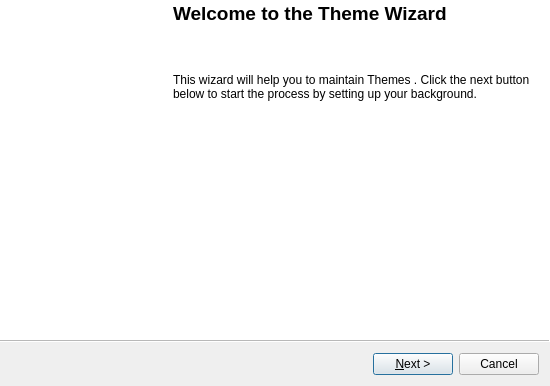
<?xml version="1.0" encoding="UTF-8"?>
<ui version="4.0">
 <class>ThemeWizard</class>
 <widget class="QWizard" name="ThemeWizard">
  <property name="geometry">
   <rect>
    <x>0</x>
    <y>0</y>
    <width>550</width>
    <height>386</height>
   </rect>
  </property>
  <property name="windowTitle">
   <string>Theme Wizard</string>
  </property>
  <property name="modal">
   <bool>true</bool>
  </property>
  <property name="wizardStyle">
   <enum>QWizard::ModernStyle</enum>
  </property>
  <property name="options">
   <set>QWizard::IndependentPages|QWizard::NoBackButtonOnStartPage</set>
  </property>
  <widget class="QWizardPage" name="welcomePage">
   <property name="title">
    <string/>
   </property>
   <property name="subTitle">
    <string/>
   </property>
   <layout class="QHBoxLayout" name="welcomeLayout">
    <property name="spacing">
     <number>8</number>
    </property>
    <property name="margin">
     <number>0</number>
    </property>
    <item>
     <widget class="QLabel" name="importBibleImage">
      <property name="minimumSize">
       <size>
        <width>163</width>
        <height>0</height>
       </size>
      </property>
      <property name="maximumSize">
       <size>
        <width>163</width>
        <height>16777215</height>
       </size>
      </property>
      <property name="lineWidth">
       <number>0</number>
      </property>
      <property name="text">
       <string/>
      </property>
      <property name="pixmap">
       <pixmap resource="../images/openlp-2.qrc">:/wizards/wizard_importbible.bmp</pixmap>
      </property>
      <property name="indent">
       <number>0</number>
      </property>
     </widget>
    </item>
    <item>
     <layout class="QVBoxLayout" name="welcomePageLayout">
      <property name="spacing">
       <number>8</number>
      </property>
      <item>
       <widget class="QLabel" name="titleLabel">
        <property name="text">
         <string>&lt;!DOCTYPE HTML PUBLIC &quot;-//W3C//DTD HTML 4.0//EN&quot; &quot;http://www.w3.org/TR/REC-html40/strict.dtd&quot;&gt;
&lt;html&gt;&lt;head&gt;&lt;meta name=&quot;qrichtext&quot; content=&quot;1&quot; /&gt;&lt;style type=&quot;text/css&quot;&gt;
p, li { white-space: pre-wrap; }
&lt;/style&gt;&lt;/head&gt;&lt;body style=&quot; font-family:'Sans Serif'; font-size:9pt; font-weight:400; font-style:normal;&quot;&gt;
&lt;p style=&quot; margin-top:0px; margin-bottom:0px; margin-left:0px; margin-right:0px; -qt-block-indent:0; text-indent:0px;&quot;&gt;&lt;span style=&quot; font-size:14pt; font-weight:600;&quot;&gt;Welcome to the Theme Wizard&lt;/span&gt;&lt;/p&gt;&lt;/body&gt;&lt;/html&gt;</string>
        </property>
       </widget>
      </item>
      <item>
       <spacer name="welcomeTopSpacer">
        <property name="orientation">
         <enum>Qt::Vertical</enum>
        </property>
        <property name="sizeType">
         <enum>QSizePolicy::Fixed</enum>
        </property>
        <property name="sizeHint" stdset="0">
         <size>
          <width>20</width>
          <height>40</height>
         </size>
        </property>
       </spacer>
      </item>
      <item>
       <widget class="QLabel" name="informationLabel">
        <property name="text">
         <string>This wizard will help you to maintain Themes . Click the next button below to start the process by setting up your background.</string>
        </property>
        <property name="wordWrap">
         <bool>true</bool>
        </property>
        <property name="margin">
         <number>10</number>
        </property>
       </widget>
      </item>
      <item>
       <spacer name="welcomeBottomSpacer">
        <property name="orientation">
         <enum>Qt::Vertical</enum>
        </property>
        <property name="sizeHint" stdset="0">
         <size>
          <width>20</width>
          <height>40</height>
         </size>
        </property>
       </spacer>
      </item>
     </layout>
    </item>
   </layout>
  </widget>
  <widget class="QWizardPage" name="backgroundPage">
   <property name="title">
    <string>Set Up Background</string>
   </property>
   <property name="subTitle">
    <string>Set up your theme's background according to the parameters below.</string>
   </property>
   <layout class="QVBoxLayout" name="backgroundLayout">
    <property name="spacing">
     <number>8</number>
    </property>
    <property name="margin">
     <number>20</number>
    </property>
    <item>
     <layout class="QHBoxLayout" name="backgroundTypeLayout">
      <property name="spacing">
       <number>8</number>
      </property>
      <item>
       <widget class="QLabel" name="backgroundTypeLabel">
        <property name="text">
         <string>Background type:</string>
        </property>
       </widget>
      </item>
      <item>
       <widget class="QComboBox" name="backgroundTypeComboBox">
        <item>
         <property name="text">
          <string>Solid Color</string>
         </property>
        </item>
        <item>
         <property name="text">
          <string>Gradient</string>
         </property>
        </item>
        <item>
         <property name="text">
          <string>Image</string>
         </property>
        </item>
       </widget>
      </item>
      <item>
       <spacer name="horizontalSpacer">
        <property name="orientation">
         <enum>Qt::Horizontal</enum>
        </property>
        <property name="sizeHint" stdset="0">
         <size>
          <width>40</width>
          <height>20</height>
         </size>
        </property>
       </spacer>
      </item>
     </layout>
    </item>
    <item>
     <widget class="QStackedWidget" name="backgroundStackedWidget">
      <property name="currentIndex">
       <number>0</number>
      </property>
      <widget class="QWidget" name="colorPage">
       <layout class="QFormLayout" name="colorLayout">
        <property name="horizontalSpacing">
         <number>8</number>
        </property>
        <property name="verticalSpacing">
         <number>8</number>
        </property>
        <property name="margin">
         <number>0</number>
        </property>
        <item row="0" column="0">
         <widget class="QLabel" name="colorLabel">
          <property name="minimumSize">
           <size>
            <width>103</width>
            <height>0</height>
           </size>
          </property>
          <property name="text">
           <string>Color:</string>
          </property>
          <property name="alignment">
           <set>Qt::AlignRight|Qt::AlignTrailing|Qt::AlignVCenter</set>
          </property>
         </widget>
        </item>
        <item row="0" column="1">
         <widget class="QPushButton" name="colorButton">
          <property name="text">
           <string/>
          </property>
         </widget>
        </item>
       </layout>
      </widget>
      <widget class="QWidget" name="gradientPage">
       <layout class="QFormLayout" name="gradientLayout">
        <property name="horizontalSpacing">
         <number>8</number>
        </property>
        <property name="verticalSpacing">
         <number>8</number>
        </property>
        <property name="margin">
         <number>0</number>
        </property>
        <item row="0" column="0">
         <widget class="QLabel" name="gradientStartLabel">
          <property name="minimumSize">
           <size>
            <width>103</width>
            <height>0</height>
           </size>
          </property>
          <property name="text">
           <string>Starting color:</string>
          </property>
          <property name="alignment">
           <set>Qt::AlignRight|Qt::AlignTrailing|Qt::AlignVCenter</set>
          </property>
         </widget>
        </item>
        <item row="0" column="1">
         <widget class="QPushButton" name="gradientStartButton">
          <property name="text">
           <string/>
          </property>
         </widget>
        </item>
        <item row="1" column="0">
         <widget class="QLabel" name="gradientEndLabel">
          <property name="minimumSize">
           <size>
            <width>103</width>
            <height>0</height>
           </size>
          </property>
          <property name="text">
           <string>Ending color:</string>
          </property>
          <property name="alignment">
           <set>Qt::AlignRight|Qt::AlignTrailing|Qt::AlignVCenter</set>
          </property>
         </widget>
        </item>
        <item row="1" column="1">
         <widget class="QPushButton" name="gradientEndButton">
          <property name="text">
           <string/>
          </property>
         </widget>
        </item>
        <item row="2" column="0">
         <widget class="QLabel" name="gradientTypeLabel">
          <property name="minimumSize">
           <size>
            <width>103</width>
            <height>0</height>
           </size>
          </property>
          <property name="text">
           <string>Gradient:</string>
          </property>
          <property name="alignment">
           <set>Qt::AlignRight|Qt::AlignTrailing|Qt::AlignVCenter</set>
          </property>
         </widget>
        </item>
        <item row="2" column="1">
         <widget class="QComboBox" name="gradientComboBox">
          <item>
           <property name="text">
            <string>Horizontal</string>
           </property>
          </item>
          <item>
           <property name="text">
            <string>Vertical</string>
           </property>
          </item>
          <item>
           <property name="text">
            <string>Circular</string>
           </property>
          </item>
          <item>
           <property name="text">
            <string>Top Left - Bottom Right</string>
           </property>
          </item>
          <item>
           <property name="text">
            <string>Bottom Left - Top Right</string>
           </property>
          </item>
         </widget>
        </item>
       </layout>
      </widget>
      <widget class="QWidget" name="imagePage">
       <layout class="QFormLayout" name="imageLayout">
        <property name="horizontalSpacing">
         <number>8</number>
        </property>
        <property name="verticalSpacing">
         <number>8</number>
        </property>
        <property name="margin">
         <number>0</number>
        </property>
        <item row="0" column="0">
         <widget class="QLabel" name="imageLabel">
          <property name="minimumSize">
           <size>
            <width>103</width>
            <height>0</height>
           </size>
          </property>
          <property name="text">
           <string>Image:</string>
          </property>
          <property name="alignment">
           <set>Qt::AlignRight|Qt::AlignTrailing|Qt::AlignVCenter</set>
          </property>
         </widget>
        </item>
        <item row="0" column="1">
         <layout class="QHBoxLayout" name="imageFileLayout">
          <property name="spacing">
           <number>8</number>
          </property>
          <item>
           <widget class="QLineEdit" name="imageLineEdit"/>
          </item>
          <item>
           <widget class="QToolButton" name="imageBrowseButton">
            <property name="text">
             <string/>
            </property>
            <property name="icon">
             <iconset resource="../images/openlp-2.qrc">
              <normaloff>:/general/general_open.png</normaloff>:/general/general_open.png</iconset>
            </property>
           </widget>
          </item>
         </layout>
        </item>
       </layout>
      </widget>
     </widget>
    </item>
   </layout>
  </widget>
  <widget class="QWizardPage" name="mainAreaPage">
   <property name="title">
    <string>Main Area Font Details</string>
   </property>
   <property name="subTitle">
    <string>Define the font and display characteristics for the Display text</string>
   </property>
   <layout class="QFormLayout" name="mainAreaLayout">
    <property name="horizontalSpacing">
     <number>8</number>
    </property>
    <property name="verticalSpacing">
     <number>8</number>
    </property>
    <property name="margin">
     <number>20</number>
    </property>
    <item row="0" column="0">
     <widget class="QLabel" name="mainFontLabel">
      <property name="minimumSize">
       <size>
        <width>103</width>
        <height>0</height>
       </size>
      </property>
      <property name="text">
       <string>Font:</string>
      </property>
      <property name="alignment">
       <set>Qt::AlignRight|Qt::AlignTrailing|Qt::AlignVCenter</set>
      </property>
     </widget>
    </item>
    <item row="0" column="1">
     <widget class="QFontComboBox" name="mainFontComboBox"/>
    </item>
    <item row="1" column="0">
     <widget class="QLabel" name="mainColorLabel">
      <property name="text">
       <string>Color:</string>
      </property>
     </widget>
    </item>
    <item row="1" column="1">
     <layout class="QHBoxLayout" name="fontPropertiesLayout">
      <property name="spacing">
       <number>24</number>
      </property>
      <item>
       <widget class="QPushButton" name="mainColorPushButton">
        <property name="text">
         <string/>
        </property>
       </widget>
      </item>
      <item>
       <widget class="QCheckBox" name="boldCheckBox">
        <property name="text">
         <string>Bold</string>
        </property>
       </widget>
      </item>
      <item>
       <widget class="QCheckBox" name="italicsCheckBox">
        <property name="text">
         <string>Italic</string>
        </property>
       </widget>
      </item>
     </layout>
    </item>
    <item row="2" column="0">
     <widget class="QLabel" name="mainSizeLabel">
      <property name="text">
       <string>Size:</string>
      </property>
     </widget>
    </item>
    <item row="2" column="1">
     <layout class="QHBoxLayout" name="mainSizeLayout">
      <property name="spacing">
       <number>8</number>
      </property>
      <property name="margin">
       <number>0</number>
      </property>
      <item>
       <widget class="QSpinBox" name="mainSizeSpinBox">
        <property name="sizePolicy">
         <sizepolicy hsizetype="Minimum" vsizetype="Fixed">
          <horstretch>0</horstretch>
          <verstretch>0</verstretch>
         </sizepolicy>
        </property>
        <property name="minimumSize">
         <size>
          <width>70</width>
          <height>0</height>
         </size>
        </property>
        <property name="suffix">
         <string>pt</string>
        </property>
        <property name="maximum">
         <number>999</number>
        </property>
        <property name="value">
         <number>16</number>
        </property>
       </widget>
      </item>
      <item>
       <widget class="QLabel" name="mainLineCountLabel">
        <property name="text">
         <string>(%d lines per slide)</string>
        </property>
       </widget>
      </item>
     </layout>
    </item>
    <item row="3" column="0">
     <widget class="QLabel" name="lineSpacingLabel">
      <property name="text">
       <string>Line Spacing:</string>
      </property>
     </widget>
    </item>
    <item row="3" column="1">
     <widget class="QSpinBox" name="lineSpacingSpinBox">
      <property name="suffix">
       <string>pt</string>
      </property>
      <property name="minimum">
       <number>-50</number>
      </property>
      <property name="maximum">
       <number>50</number>
      </property>
     </widget>
    </item>
    <item row="4" column="0">
     <widget class="QCheckBox" name="outlineCheckBox">
      <property name="text">
       <string>&amp;Outline:</string>
      </property>
     </widget>
    </item>
    <item row="4" column="1">
     <layout class="QHBoxLayout" name="outlineLayout">
      <item>
       <widget class="QPushButton" name="outlineColorPushButton">
        <property name="enabled">
         <bool>true</bool>
        </property>
        <property name="text">
         <string/>
        </property>
       </widget>
      </item>
      <item>
       <widget class="QLabel" name="outlineSizeLabel">
        <property name="text">
         <string>Size:</string>
        </property>
       </widget>
      </item>
      <item>
       <widget class="QSpinBox" name="outlineSizeSpinBox">
        <property name="suffix">
         <string>pt</string>
        </property>
       </widget>
      </item>
     </layout>
    </item>
    <item row="5" column="0">
     <widget class="QCheckBox" name="shadowCheckBox">
      <property name="text">
       <string>&amp;Shadow:</string>
      </property>
     </widget>
    </item>
    <item row="5" column="1">
     <layout class="QHBoxLayout" name="shadowLayout">
      <item>
       <widget class="QPushButton" name="shadowColorPushButton">
        <property name="enabled">
         <bool>true</bool>
        </property>
        <property name="text">
         <string/>
        </property>
       </widget>
      </item>
      <item>
       <widget class="QLabel" name="shadowSizeLabel">
        <property name="text">
         <string>Size:</string>
        </property>
       </widget>
      </item>
      <item>
       <widget class="QSpinBox" name="shadowSizeSpinBox">
        <property name="suffix">
         <string>pt</string>
        </property>
       </widget>
      </item>
     </layout>
    </item>
   </layout>
  </widget>
  <widget class="QWizardPage" name="footerAreaPage">
   <property name="title">
    <string>Footer Area Font Details</string>
   </property>
   <property name="subTitle">
    <string>Define the font and display characteristics for the Footer text</string>
   </property>
   <layout class="QFormLayout" name="footerLayout">
    <property name="fieldGrowthPolicy">
     <enum>QFormLayout::ExpandingFieldsGrow</enum>
    </property>
    <property name="horizontalSpacing">
     <number>8</number>
    </property>
    <property name="verticalSpacing">
     <number>8</number>
    </property>
    <property name="margin">
     <number>20</number>
    </property>
    <item row="0" column="0">
     <widget class="QLabel" name="footerFontLabel">
      <property name="minimumSize">
       <size>
        <width>103</width>
        <height>0</height>
       </size>
      </property>
      <property name="text">
       <string>Font:</string>
      </property>
      <property name="alignment">
       <set>Qt::AlignRight|Qt::AlignTrailing|Qt::AlignVCenter</set>
      </property>
     </widget>
    </item>
    <item row="0" column="1">
     <widget class="QFontComboBox" name="footerFontComboBox"/>
    </item>
    <item row="1" column="0">
     <widget class="QLabel" name="footerColorLabel">
      <property name="text">
       <string>Color:</string>
      </property>
     </widget>
    </item>
    <item row="1" column="1">
     <widget class="QPushButton" name="footerColorPushButton">
      <property name="text">
       <string/>
      </property>
     </widget>
    </item>
    <item row="2" column="0">
     <widget class="QLabel" name="footerSizeLabel">
      <property name="text">
       <string>Size:</string>
      </property>
     </widget>
    </item>
    <item row="2" column="1">
     <widget class="QSpinBox" name="footerSizeSpinBox">
      <property name="sizePolicy">
       <sizepolicy hsizetype="Minimum" vsizetype="Fixed">
        <horstretch>0</horstretch>
        <verstretch>0</verstretch>
       </sizepolicy>
      </property>
      <property name="minimumSize">
       <size>
        <width>70</width>
        <height>0</height>
       </size>
      </property>
      <property name="suffix">
       <string>pt</string>
      </property>
      <property name="maximum">
       <number>999</number>
      </property>
      <property name="value">
       <number>10</number>
      </property>
     </widget>
    </item>
   </layout>
  </widget>
  <widget class="QWizardPage" name="alignmentPage">
   <property name="title">
    <string>Text Formatting Details</string>
   </property>
   <property name="subTitle">
    <string>Allows additional display formatting information to be defined</string>
   </property>
   <layout class="QFormLayout" name="formLayout_2">
    <property name="horizontalSpacing">
     <number>8</number>
    </property>
    <property name="verticalSpacing">
     <number>8</number>
    </property>
    <property name="margin">
     <number>20</number>
    </property>
    <item row="0" column="0">
     <widget class="QLabel" name="horizontalLabel">
      <property name="minimumSize">
       <size>
        <width>103</width>
        <height>0</height>
       </size>
      </property>
      <property name="text">
       <string>Horizontal Align:</string>
      </property>
      <property name="alignment">
       <set>Qt::AlignRight|Qt::AlignTrailing|Qt::AlignVCenter</set>
      </property>
     </widget>
    </item>
    <item row="0" column="1">
     <widget class="QComboBox" name="horizontalComboBox">
      <property name="editable">
       <bool>false</bool>
      </property>
      <item>
       <property name="text">
        <string>Left</string>
       </property>
      </item>
      <item>
       <property name="text">
        <string>Right</string>
       </property>
      </item>
      <item>
       <property name="text">
        <string>Center</string>
       </property>
      </item>
     </widget>
    </item>
    <item row="1" column="0">
     <widget class="QLabel" name="verticalLabel">
      <property name="text">
       <string>Vertcal Align:</string>
      </property>
     </widget>
    </item>
    <item row="1" column="1">
     <widget class="QComboBox" name="verticalComboBox">
      <item>
       <property name="text">
        <string>Top</string>
       </property>
      </item>
      <item>
       <property name="text">
        <string>Middle</string>
       </property>
      </item>
      <item>
       <property name="text">
        <string>Bottom</string>
       </property>
      </item>
     </widget>
    </item>
    <item row="2" column="0">
     <widget class="QCheckBox" name="transitionsCheckBox">
      <property name="text">
       <string>Transitions:</string>
      </property>
     </widget>
    </item>
    <item row="2" column="1">
     <layout class="QHBoxLayout" name="transitionLayout">
      <item>
       <widget class="QComboBox" name="transitionComboBox">
        <item>
         <property name="text">
          <string>Fade</string>
         </property>
        </item>
        <item>
         <property name="text">
          <string>Slide</string>
         </property>
        </item>
        <item>
         <property name="text">
          <string>Convex</string>
         </property>
        </item>
        <item>
         <property name="text">
          <string>Concave</string>
         </property>
        </item>
        <item>
         <property name="text">
          <string>Zoom</string>
         </property>
        </item>
       </widget>
      </item>
      <item>
       <widget class="QLabel" name="transitionSpeedLabel">
        <property name="text">
         <string>Speed:</string>
        </property>
       </widget>
      </item>
      <item>
       <widget class="QComboBox" name="transitionSpeedComboBox">
        <item>
         <property name="text">
          <string>Normal</string>
         </property>
        </item>
        <item>
         <property name="text">
          <string>Fast</string>
         </property>
        </item>
        <item>
         <property name="text">
          <string>Slow</string>
         </property>
        </item>
       </widget>
      </item>
     </layout>
    </item>
   </layout>
  </widget>
  <widget class="QWizardPage" name="areaPositionPage">
   <property name="title">
    <string>Output Area Locations</string>
   </property>
   <property name="subTitle">
    <string>Allows you to change and move the Main and Footer areas.</string>
   </property>
   <layout class="QGridLayout" name="areaPositionLayout">
    <property name="margin">
     <number>20</number>
    </property>
    <property name="spacing">
     <number>8</number>
    </property>
    <item row="1" column="0">
     <widget class="QGroupBox" name="mainPositionGroupBox">
      <property name="minimumSize">
       <size>
        <width>248</width>
        <height>0</height>
       </size>
      </property>
      <property name="title">
       <string>&amp;Main Area</string>
      </property>
      <layout class="QFormLayout" name="mainPositionLayout">
       <property name="horizontalSpacing">
        <number>8</number>
       </property>
       <property name="verticalSpacing">
        <number>8</number>
       </property>
       <property name="margin">
        <number>8</number>
       </property>
       <item row="0" column="1">
        <widget class="QCheckBox" name="mainDefaultPositionCheckBox">
         <property name="text">
          <string>&amp;Use default location</string>
         </property>
         <property name="checked">
          <bool>true</bool>
         </property>
         <property name="tristate">
          <bool>false</bool>
         </property>
        </widget>
       </item>
       <item row="1" column="0">
        <widget class="QLabel" name="nainXLabel">
         <property name="text">
          <string>X position:</string>
         </property>
        </widget>
       </item>
       <item row="1" column="1">
        <widget class="QSpinBox" name="mainXSpinBox">
         <property name="enabled">
          <bool>false</bool>
         </property>
         <property name="sizePolicy">
          <sizepolicy hsizetype="Minimum" vsizetype="Fixed">
           <horstretch>0</horstretch>
           <verstretch>0</verstretch>
          </sizepolicy>
         </property>
         <property name="minimumSize">
          <size>
           <width>78</width>
           <height>0</height>
          </size>
         </property>
         <property name="suffix">
          <string>px</string>
         </property>
         <property name="maximum">
          <number>9999</number>
         </property>
         <property name="value">
          <number>0</number>
         </property>
        </widget>
       </item>
       <item row="2" column="1">
        <widget class="QSpinBox" name="mainYSpinBox">
         <property name="enabled">
          <bool>false</bool>
         </property>
         <property name="sizePolicy">
          <sizepolicy hsizetype="Minimum" vsizetype="Fixed">
           <horstretch>0</horstretch>
           <verstretch>0</verstretch>
          </sizepolicy>
         </property>
         <property name="minimumSize">
          <size>
           <width>78</width>
           <height>0</height>
          </size>
         </property>
         <property name="suffix">
          <string>px</string>
         </property>
         <property name="maximum">
          <number>9999</number>
         </property>
        </widget>
       </item>
       <item row="2" column="0">
        <widget class="QLabel" name="mainYLabel">
         <property name="text">
          <string>Y position:</string>
         </property>
        </widget>
       </item>
       <item row="3" column="1">
        <widget class="QSpinBox" name="mainWidthSpinBox">
         <property name="enabled">
          <bool>false</bool>
         </property>
         <property name="sizePolicy">
          <sizepolicy hsizetype="Minimum" vsizetype="Fixed">
           <horstretch>0</horstretch>
           <verstretch>0</verstretch>
          </sizepolicy>
         </property>
         <property name="minimumSize">
          <size>
           <width>78</width>
           <height>0</height>
          </size>
         </property>
         <property name="suffix">
          <string>px</string>
         </property>
         <property name="maximum">
          <number>9999</number>
         </property>
        </widget>
       </item>
       <item row="3" column="0">
        <widget class="QLabel" name="mainWidthLabel">
         <property name="text">
          <string>Width:</string>
         </property>
        </widget>
       </item>
       <item row="4" column="1">
        <widget class="QSpinBox" name="mainHeightSpinBox">
         <property name="enabled">
          <bool>false</bool>
         </property>
         <property name="sizePolicy">
          <sizepolicy hsizetype="Minimum" vsizetype="Fixed">
           <horstretch>0</horstretch>
           <verstretch>0</verstretch>
          </sizepolicy>
         </property>
         <property name="minimumSize">
          <size>
           <width>78</width>
           <height>0</height>
          </size>
         </property>
         <property name="suffix">
          <string>px</string>
         </property>
         <property name="maximum">
          <number>9999</number>
         </property>
        </widget>
       </item>
       <item row="4" column="0">
        <widget class="QLabel" name="mainHeightLabel">
         <property name="text">
          <string>Height:</string>
         </property>
        </widget>
       </item>
      </layout>
     </widget>
    </item>
    <item row="1" column="1">
     <widget class="QGroupBox" name="footerPositionGroupBox">
      <property name="minimumSize">
       <size>
        <width>248</width>
        <height>0</height>
       </size>
      </property>
      <property name="title">
       <string>Footer Area</string>
      </property>
      <layout class="QFormLayout" name="footerPositionLayout">
       <property name="horizontalSpacing">
        <number>8</number>
       </property>
       <property name="verticalSpacing">
        <number>8</number>
       </property>
       <property name="margin">
        <number>8</number>
       </property>
       <item row="1" column="0">
        <widget class="QLabel" name="footerXLabel">
         <property name="text">
          <string>X position:</string>
         </property>
        </widget>
       </item>
       <item row="1" column="1">
        <widget class="QSpinBox" name="footerXSpinBox">
         <property name="enabled">
          <bool>false</bool>
         </property>
         <property name="sizePolicy">
          <sizepolicy hsizetype="Minimum" vsizetype="Fixed">
           <horstretch>0</horstretch>
           <verstretch>0</verstretch>
          </sizepolicy>
         </property>
         <property name="minimumSize">
          <size>
           <width>78</width>
           <height>0</height>
          </size>
         </property>
         <property name="suffix">
          <string>px</string>
         </property>
         <property name="maximum">
          <number>9999</number>
         </property>
         <property name="value">
          <number>0</number>
         </property>
        </widget>
       </item>
       <item row="2" column="0">
        <widget class="QLabel" name="footerYLabel">
         <property name="text">
          <string>Y position:</string>
         </property>
        </widget>
       </item>
       <item row="2" column="1">
        <widget class="QSpinBox" name="footerYSpinBox">
         <property name="enabled">
          <bool>false</bool>
         </property>
         <property name="sizePolicy">
          <sizepolicy hsizetype="Minimum" vsizetype="Fixed">
           <horstretch>0</horstretch>
           <verstretch>0</verstretch>
          </sizepolicy>
         </property>
         <property name="minimumSize">
          <size>
           <width>78</width>
           <height>0</height>
          </size>
         </property>
         <property name="suffix">
          <string>px</string>
         </property>
         <property name="maximum">
          <number>9999</number>
         </property>
         <property name="value">
          <number>0</number>
         </property>
        </widget>
       </item>
       <item row="3" column="0">
        <widget class="QLabel" name="footerWidthLabel">
         <property name="text">
          <string>Width:</string>
         </property>
        </widget>
       </item>
       <item row="3" column="1">
        <widget class="QSpinBox" name="footerWidthSpinBox">
         <property name="enabled">
          <bool>false</bool>
         </property>
         <property name="minimumSize">
          <size>
           <width>78</width>
           <height>0</height>
          </size>
         </property>
         <property name="suffix">
          <string>px</string>
         </property>
         <property name="maximum">
          <number>9999</number>
         </property>
        </widget>
       </item>
       <item row="4" column="0">
        <widget class="QLabel" name="footerHeightLabel">
         <property name="text">
          <string>Height:</string>
         </property>
        </widget>
       </item>
       <item row="4" column="1">
        <widget class="QSpinBox" name="footerHeightSpinBox">
         <property name="enabled">
          <bool>false</bool>
         </property>
         <property name="minimumSize">
          <size>
           <width>78</width>
           <height>0</height>
          </size>
         </property>
         <property name="suffix">
          <string>px</string>
         </property>
         <property name="maximum">
          <number>9999</number>
         </property>
        </widget>
       </item>
       <item row="0" column="1">
        <widget class="QCheckBox" name="footerDefaultPositionCheckBox">
         <property name="text">
          <string>Use default location</string>
         </property>
         <property name="checked">
          <bool>true</bool>
         </property>
        </widget>
       </item>
      </layout>
     </widget>
    </item>
   </layout>
  </widget>
  <widget class="QWizardPage" name="previewPage">
   <property name="title">
    <string>Save and Preview</string>
   </property>
   <property name="subTitle">
    <string>View the theme and save it replacing the current one or change the name to create a new theme</string>
   </property>
   <layout class="QVBoxLayout" name="previewLayout">
    <property name="spacing">
     <number>8</number>
    </property>
    <property name="margin">
     <number>20</number>
    </property>
    <item>
     <layout class="QHBoxLayout" name="themeNameLayout">
      <property name="spacing">
       <number>8</number>
      </property>
      <item>
       <widget class="QLabel" name="themeNameLabel">
        <property name="minimumSize">
         <size>
          <width>103</width>
          <height>0</height>
         </size>
        </property>
        <property name="text">
         <string>Theme name:</string>
        </property>
        <property name="textFormat">
         <enum>Qt::PlainText</enum>
        </property>
        <property name="alignment">
         <set>Qt::AlignRight|Qt::AlignTrailing|Qt::AlignVCenter</set>
        </property>
        <property name="buddy">
         <cstring>themeNameEdit</cstring>
        </property>
       </widget>
      </item>
      <item>
       <widget class="QLineEdit" name="themeNameEdit"/>
      </item>
     </layout>
    </item>
    <item>
     <layout class="QHBoxLayout" name="previewPaneLayout">
      <property name="spacing">
       <number>0</number>
      </property>
      <item>
       <spacer name="leftSpacer">
        <property name="orientation">
         <enum>Qt::Horizontal</enum>
        </property>
        <property name="sizeHint" stdset="0">
         <size>
          <width>58</width>
          <height>20</height>
         </size>
        </property>
       </spacer>
      </item>
      <item>
       <widget class="QLabel" name="previewBoxLabel">
        <property name="sizePolicy">
         <sizepolicy hsizetype="Fixed" vsizetype="Fixed">
          <horstretch>0</horstretch>
          <verstretch>0</verstretch>
         </sizepolicy>
        </property>
        <property name="minimumSize">
         <size>
          <width>100</width>
          <height>150</height>
         </size>
        </property>
        <property name="frameShape">
         <enum>QFrame::WinPanel</enum>
        </property>
        <property name="frameShadow">
         <enum>QFrame::Sunken</enum>
        </property>
        <property name="lineWidth">
         <number>1</number>
        </property>
        <property name="text">
         <string/>
        </property>
        <property name="scaledContents">
         <bool>true</bool>
        </property>
       </widget>
      </item>
      <item>
       <spacer name="rightSpacer">
        <property name="orientation">
         <enum>Qt::Horizontal</enum>
        </property>
        <property name="sizeHint" stdset="0">
         <size>
          <width>78</width>
          <height>20</height>
         </size>
        </property>
       </spacer>
      </item>
     </layout>
    </item>
   </layout>
  </widget>
 </widget>
 <resources>
  <include location="../images/openlp-2.qrc"/>
 </resources>
 <connections>
  <connection>
   <sender>ThemeWizard</sender>
   <signal>accepted()</signal>
   <receiver>ThemeWizard</receiver>
   <slot>accept()</slot>
   <hints>
    <hint type="sourcelabel">
     <x>455</x>
     <y>368</y>
    </hint>
    <hint type="destinationlabel">
     <x>483</x>
     <y>401</y>
    </hint>
   </hints>
  </connection>
  <connection>
   <sender>backgroundTypeComboBox</sender>
   <signal>currentIndexChanged(int)</signal>
   <receiver>backgroundStackedWidget</receiver>
   <slot>setCurrentIndex(int)</slot>
   <hints>
    <hint type="sourcelabel">
     <x>178</x>
     <y>78</y>
    </hint>
    <hint type="destinationlabel">
     <x>249</x>
     <y>199</y>
    </hint>
   </hints>
  </connection>
 </connections>
</ui>
